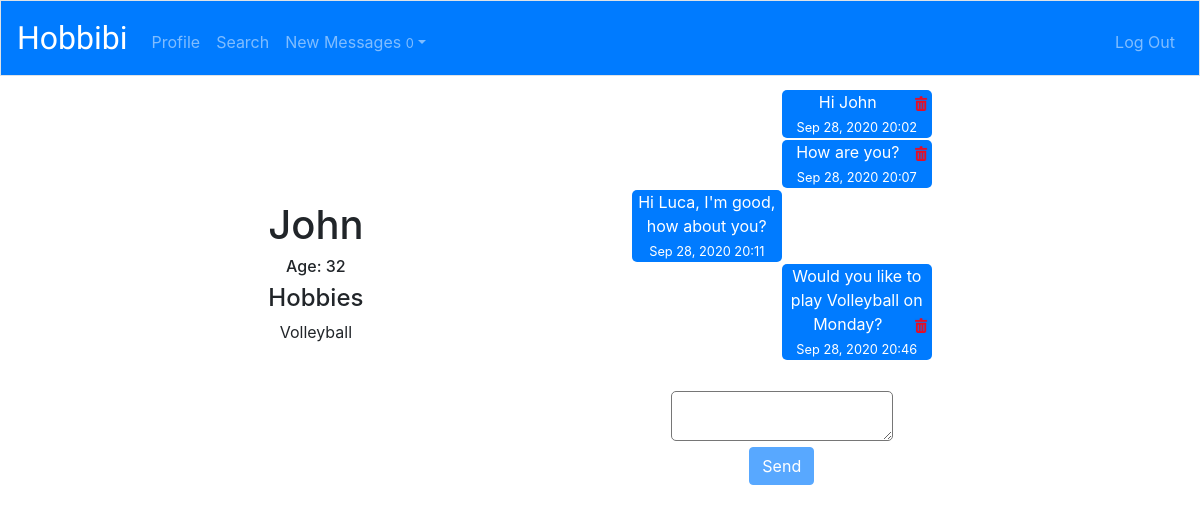
Page /profile/John (signed in) on the earlier database version.
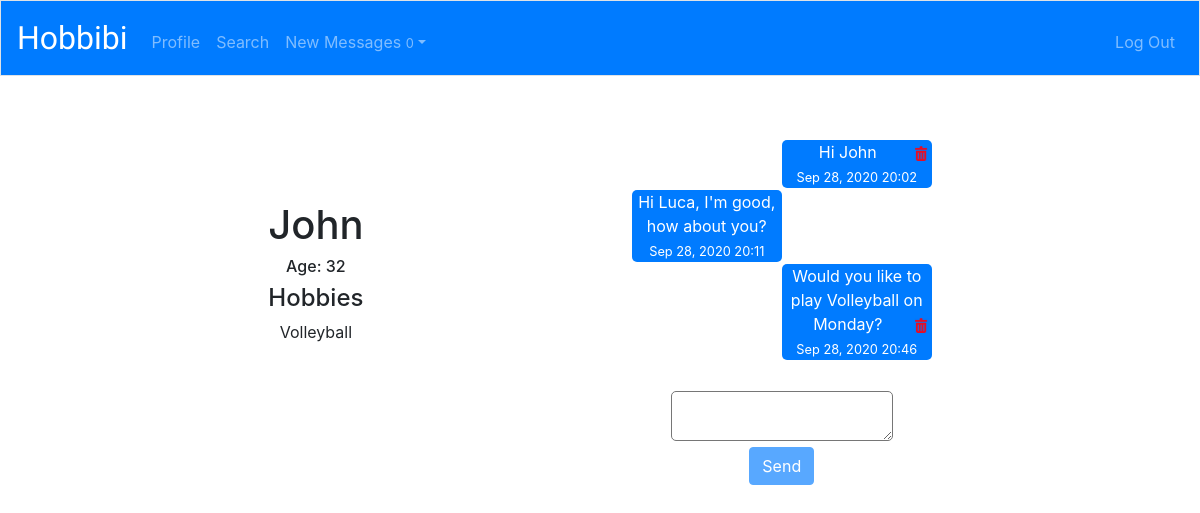
Same page on the later database version.
### hobbibi/models.py (models this page shows, shortened)
class Hobbies(models.Model):
    user = models.ForeignKey(User, on_delete=models.CASCADE)
    hobbi = models.ForeignKey(Hobbi, on_delete=models.CASCADE)

class Hobbi(models.Model):
    name = models.CharField(max_length=64)
    def __str__(self):
        return f"{self.name}"

class Message(models.Model):
    sender = models.ForeignKey(User, on_delete=models.CASCADE, related_name='sender')
    recipient = models.ForeignKey(User, on_delete=models.CASCADE, related_name="recipient")
    message = models.TextField()
    timestamp = models.DateTimeField(auto_now_add=True)
    read = models.BooleanField(default=False)

### hobbibi/views.py (the view)
# urls.py: path('profile/<str:user>', views.profile, name='profile'),
def profile(request, user):
    h = Hobbi.objects.all()
    owner = User.objects.get(username=user)
    hobbies = Hobbies.objects.select_related('user').filter(user=owner.id)
    sender = User.objects.get(id=request.user.id)
    messages = Message.objects.filter(sender__in=(sender,owner), recipient__in=(owner, sender)).order_by("timestamp")
    msg = Message.objects.filter(sender=owner, recipient=sender, read=False)
    for m in msg:
        m.read = True
        m.save()
    u = User.objects.get(id=request.user.id)
    us = Message.objects.filter(recipient=u, read=False).values("sender").distinct()
    new_msg = User.objects.filter(id__in=us)
    print(new_msg)
    count = Message.objects.filter(recipient=sender, read=False).count()
    return render(request, "hobbibi/profile.html", {"hobbies": hobbies, 'owner': owner, "h":h,"messages": messages, "count": count, "new_msg": new_msg })

### hobbibi/templates/hobbibi/profile.html (shortened to what this page needs)
{% extends "hobbibi/layout.html" %}
{% load static %}
{% block body %}
<div id="head">
<div class="pro">
    <h1>{{owner.username}}</h1>
    <h6>Age: {{owner.age}}</h6>
    <h4>Hobbies</h4>
    <ul id="hobbies">
    {% for hobbi in hobbies %}
        <li>{{ hobbi.hobbi}}
        </li>
    {% endfor %}
</ul>
</div>
{% if owner.username != request.user.username %}
<div class="pro">
<div id="meg">
<ul id="msg">
{% for mes in messages %}
    {% if mes.sender == request.user and mes.message != "This message was deleted"%}
    <li class="c" >{{mes.message}}
    <a href="" id="m" class="msg{{mes.id}}" data-msg="{{mes.id}}"><img id="icon" src="{% static 'hobbibi/icon-delete-16.png' %}" alt=""></a>
    <br><small>{{mes.timestamp}}</small></li>
    {% elif mes.message == "This message was deleted" and mes.sender == request.user %}
    <div class="d2" style='background-color: white; color: #007bff; font-size: 12px;'><i>{{mes.message}}</i></div>
    {% elif mes.message == "This message was deleted" %}
    <div class="d" style='background-color: white; color: #007bff; font-size: 12px;'><i>{{mes.message}}</i></div>
    {% else %}
    <li class="chat">{{mes.message}}
    <br><small>{{mes.timestamp}}</small></li>
    {% endif %}
{% endfor %}
</ul>
</div>
<div id="send">
<form id="formmsg">
    <textarea name="message" id="message" autofocus></textarea><br>
    <input type="submit" name="" id="submit" class="btn btn-primary" value="Send">
</form>
</div>
</div>
{% endif %}
</div>
{% endblock %}

Differences in the rows shown:
removed Message: message "How are you?", timestamp "Sep 28, 2020 20:07"
